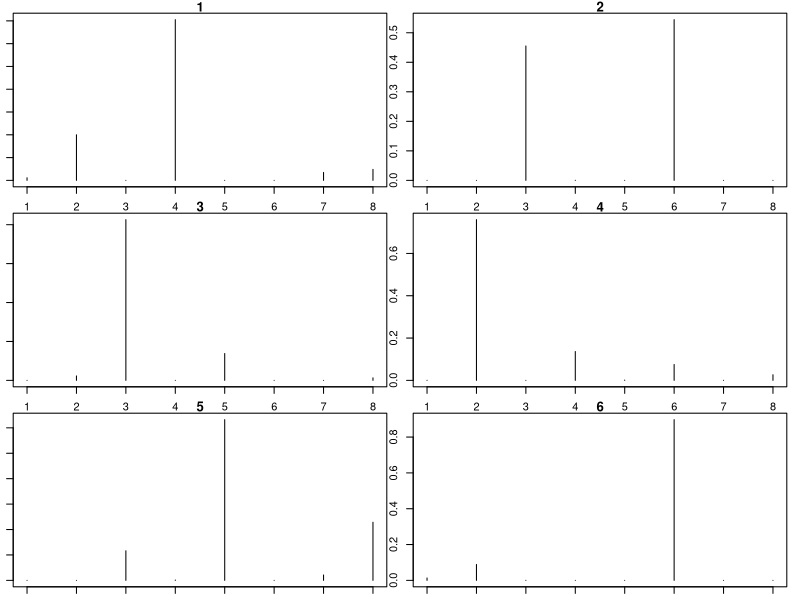
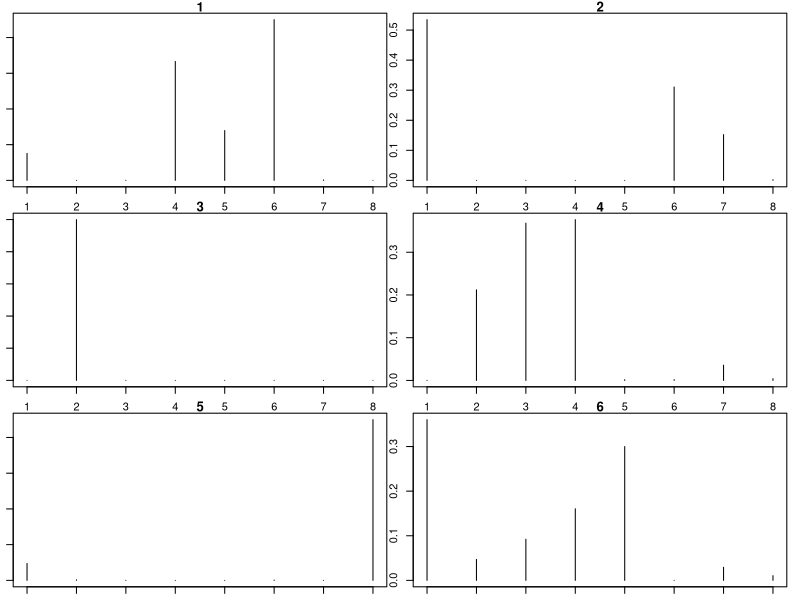

Write the R code that produced these figures, in order. (Note: this script raises an error after producing the figures.)
rm(list=ls(all=TRUE))
library('MCMCpack')
set.seed(6)

#basic settings
nbehavior=6
ncat.data=c(8,8)
ndata.types=length(ncat.data)

#get parameters
phi=list()
for (i in 1:ndata.types){
  phi[[i]]=rdirichlet(nbehavior,alpha=rep(0.1,ncat.data[i]))
}
theta.true=theta=rep(1/nbehavior,nbehavior)
phi.true=phi

#look at these parameters
par(mfrow=c(ceiling(nbehavior/2),2),mar=rep(1,4))
for (i in 1:nbehavior) plot(phi.true[[1]][i,],type='h',main=i)
for (i in 1:nbehavior) plot(phi.true[[2]][i,],type='h',main=i)

#generate data
nobs=10000
ztmp=rmultinom(nobs,size=1,prob=theta)
z=rep(NA,nobs)
res=matrix(NA,nobs,2)
for (i in 1:nobs){
  z[i]=which(ztmp[,i]==1)
  y1=rmultinom(1,size=1,prob=phi[[1]][z[i],])
  y2=rmultinom(1,size=1,prob=phi[[2]][z[i],])
  res[i,]=c(which(y1==1),which(y2==1))
}
table(z)
colnames(res)=c('y1','y2')
z.true=z

for (i in 1:2){
  print(c(i,length(unique(res[,i]))))
}

#export fake data
setwd('U:\\GIT_models\\mixture_movem')
write.csv(res,'fake data.csv',row.names=F)
